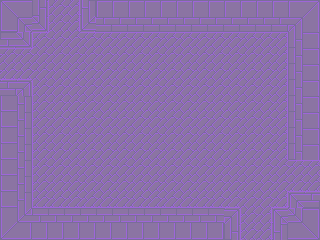

Rendered tile map (Tiled .tmx) drawn with the repository's tilesets; below, a short description and the full map source, tile grids included:
An orthogonal 20x15 tile map with 16x16 px tiles, 1 tile layer (background), 3 tilesets and 12 objects.

<map version="1.0" orientation="orthogonal" renderorder="right-down" width="20" height="15" tilewidth="16" tileheight="16" nextobjectid="23">
 <tileset firstgid="1" name="tileset_1" tilewidth="16" tileheight="16" tilecount="49" columns="7">
  <image source="tileset_4.png" width="112" height="112" />
 </tileset>
 <tileset firstgid="50" name="player" tilewidth="32" tileheight="32" tilecount="1" columns="1">
  <image source="../../img/player_stand.png" width="32" height="36" />
 </tileset>
 <tileset firstgid="51" name="scarab" tilewidth="64" tileheight="32" tilecount="1" columns="1">
  <image source="../../img/scarab.png" width="64" height="32" />
 </tileset>
 <layer name="background" width="20" height="15">
  <data encoding="csv">
1,2,27,24,26,23,3,3,3,3,3,3,3,3,3,3,4,5,6,7,
8,9,41,24,26,37,10,10,10,10,10,10,10,10,10,10,11,12,13,14,
39,41,17,25,25,18,18,18,18,18,18,18,18,18,18,18,18,19,20,21,
18,18,25,25,25,25,25,25,25,25,25,25,25,25,25,25,25,26,20,21,
32,32,25,25,25,25,25,25,25,25,25,25,25,25,25,25,25,26,20,21,
11,13,24,25,25,25,25,25,25,25,25,25,25,25,25,25,25,26,20,21,
29,30,24,25,25,25,25,25,25,25,25,25,25,25,25,25,25,26,20,21,
29,30,24,25,25,25,25,25,25,25,25,25,25,25,25,25,25,26,20,21,
29,30,24,25,25,25,25,25,25,25,25,25,25,25,25,25,25,26,20,21,
29,30,24,25,25,25,25,25,25,25,25,25,25,25,25,25,25,26,20,21,
29,30,24,25,25,25,25,25,25,25,25,25,25,25,25,25,25,25,18,18,
29,30,24,25,25,25,25,25,25,25,25,25,25,25,25,25,25,25,32,32,
29,30,31,32,32,32,32,32,32,32,32,32,32,32,32,25,25,33,9,11,
36,37,38,39,38,39,40,40,40,40,40,40,40,40,13,24,26,9,41,42,
43,44,45,46,45,46,47,47,47,47,47,47,47,47,27,24,26,16,48,49
</data>
 </layer>
 <objectgroup name="enemies">
  <object id="10" gid="51" x="192" y="80" width="64" height="32" />
  <object id="11" gid="51" x="64" y="208" width="64" height="32" />
  <object id="13" gid="51" x="32" y="112" width="64" height="32" />
  <object id="22" x="80" y="-32" />
 </objectgroup>
 <objectgroup name="solids">
  <object id="14" x="0" y="0" width="32" height="48" />
  <object id="15" x="32" y="0" width="16" height="32" />
  <object id="16" x="80" y="0" width="240" height="32" />
  <object id="17" x="288" y="32" width="32" height="128" />
  <object id="18" x="288" y="192" width="32" height="48" />
  <object id="19" x="272" y="208" width="16" height="32" />
  <object id="20" x="0" y="208" width="240" height="32" />
  <object id="21" x="0" y="80" width="32" height="128" />
 </objectgroup>
 <objectgroup name="player" />
</map>
